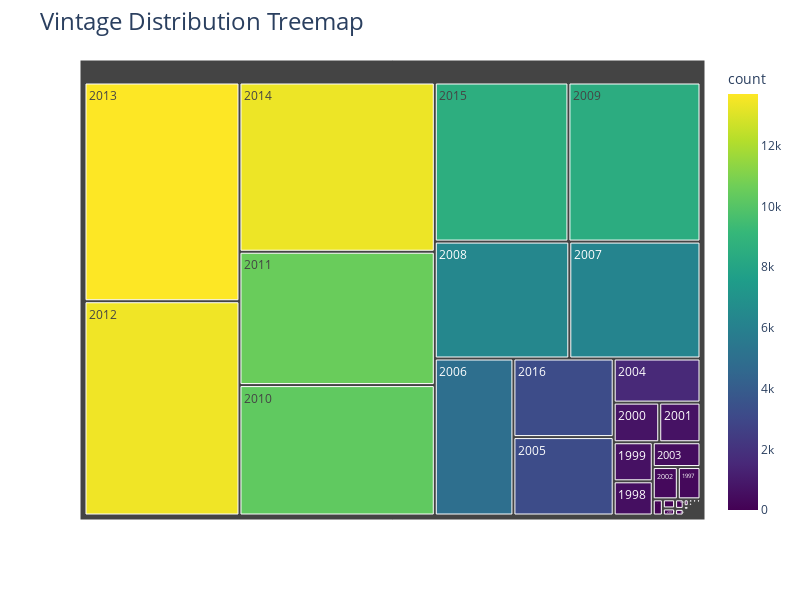

Notebook code cell kept with this figure:
### Markdown cell above
## Vintage Distribution Treemap

### Code cell
# Calculate the counts of each vintage year and reset the index to make it a DataFrame
vintage_counts = df['vintage'].value_counts().reset_index()
vintage_counts.columns = ['vintage', 'count']

# Create the treemap
fig = px.treemap(vintage_counts, path=['vintage'], values='count',
                 color='count', color_continuous_scale='Viridis')

# Update the layout of the treemap
fig.update_layout(
    title='Vintage Distribution Treemap',
    title_font_size=24,
    autosize=False,
    width=800,
    height=600
)

# Show the treemap
fig.show()

### Figure 1 — Plotly figure (JSON) as saved in the notebook; plotly's stock layout.template omitted (floating-point values rounded to 4 significant figures)
{"data": [{"branchvalues": "total", "customdata": [[2], [1], [1], [2], [6], [1], [1], [1], [1], [1], [1], [2], [1], [1], [3], [2], [1], [2], [1], [1], [1], [1], [1], [1], [1], [2], [2], [1], [1], [2], [2], [4], [3], [2], [5], [6], [5], [4], [14], [5], [23], [45], [66], [296], [540], [617], [730], [661], [327], [479], [1548], [3179], [4990], [6202], [6359], [8494], [10299], [10530], [13425], [13705], [13365], [8595], [3186], [35], [33], [5], [7], [2], [1]], "domain": {"x": [0, 1], "y": [0, 1]}, "hovertemplate": "labels=%{label}<br>count_sum=%{value}<br>parent=%{parent}<br>id=%{id}<br>count=%{color}<extra></extra>", "ids": ["1904", "1915", "1919", "1927", "1929", "1930", "1934", "1935", "1941", "1945", "1947", "1952", "1957", "1961", "1963", "1964", "1965", "1966", "1967", "1968", "1969", "1971", "1973", "1974", "1976", "1978", "1980", "1981", "1982", "1983", "1984", "1985", "1986", "1987", "1988", "1989", "1990", "1991", "1992", "1993", "1994", "1995", "1996", "1997", "1998", "1999", "2000", "2001", "2002", "2003", "2004", "2005", "2006", "2007", "2008", "2009", "2010", "2011", "2012", "2013", "2014", "2015", "2016", "2017", "2018", "2019", "2020", "2022", "2023"], "labels": ["1904", "1915", "1919", "1927", "1929", "1930", "1934", "1935", "1941", "1945", "1947", "1952", "1957", "1961", "1963", "1964", "1965", "1966", "1967", "1968", "1969", "1971", "1973", "1974", "1976", "1978", "1980", "1981", "1982", "1983", "1984", "1985", "1986", "1987", "1988", "1989", "1990", "1991", "1992", "1993", "1994", "1995", "1996", "1997", "1998", "1999", "2000", "2001", "2002", "2003", "2004", "2005", "2006", "2007", "2008", "2009", "2010", "2011", "2012", "2013", "2014", "2015", "2016", "2017", "2018", "2019", "2020", "2022", "2023"], "marker": {"coloraxis": "coloraxis", "colors": [2, 1, 1, 2, 6, 1, 1, 1, 1, 1, 1, 2, 1, 1, 3, 2, 1, 2, 1, 1, 1, 1, 1, 1, 1, 2, 2, 1, 1, 2, 2, 4, 3, 2, 5, 6, 5, 4, 14, 5, 23, 45, 66, 296, 540, 617, 730, 661, 327, 479, 1548, 3179, 4990, 6202, 6359, 8494, 10299, 10530, 13425, 13705, 13365, 8595, 3186, 35, 33, 5, 7, 2, 1]}, "name": "", "parents": ["", "", "", "", "", "", "", "", "", "", "", "", "", "", "", "", "", "", "", "", "", "", "", "", "", "", "", "", "", "", "", "", "", "", "", "", "", "", "", "", "", "", "", "", "", "", "", "", "", "", "", "", "", "", "", "", "", "", "", "", "", "", "", "", "", "", "", "", ""], "type": "treemap", "values": [2, 1, 1, 2, 6, 1, 1, 1, 1, 1, 1, 2, 1, 1, 3, 2, 1, 2, 1, 1, 1, 1, 1, 1, 1, 2, 2, 1, 1, 2, 2, 4, 3, 2, 5, 6, 5, 4, 14, 5, 23, 45, 66, 296, 540, 617, 730, 661, 327, 479, 1548, 3179, 4990, 6202, 6359, 8494, 10299, 10530, 13425, 13705, 13365, 8595, 3186, 35, 33, 5, 7, 2, 1]}], "layout": {"autosize": false, "coloraxis": {"colorbar": {"title": {"text": "count"}}, "colorscale": [[0, "#440154"], [0.1111, "#482878"], [0.2222, "#3e4989"], [0.3333, "#31688e"], [0.4444, "#26828e"], [0.5556, "#1f9e89"], [0.6667, "#35b779"], [0.7778, "#6ece58"], [0.8889, "#b5de2b"], [1, "#fde725"]]}, "height": 600, "legend": {"tracegroupgap": 0}, "margin": {"t": 60}, "title": {"font": {"size": 24}, "text": "Vintage Distribution Treemap"}, "width": 800}}
